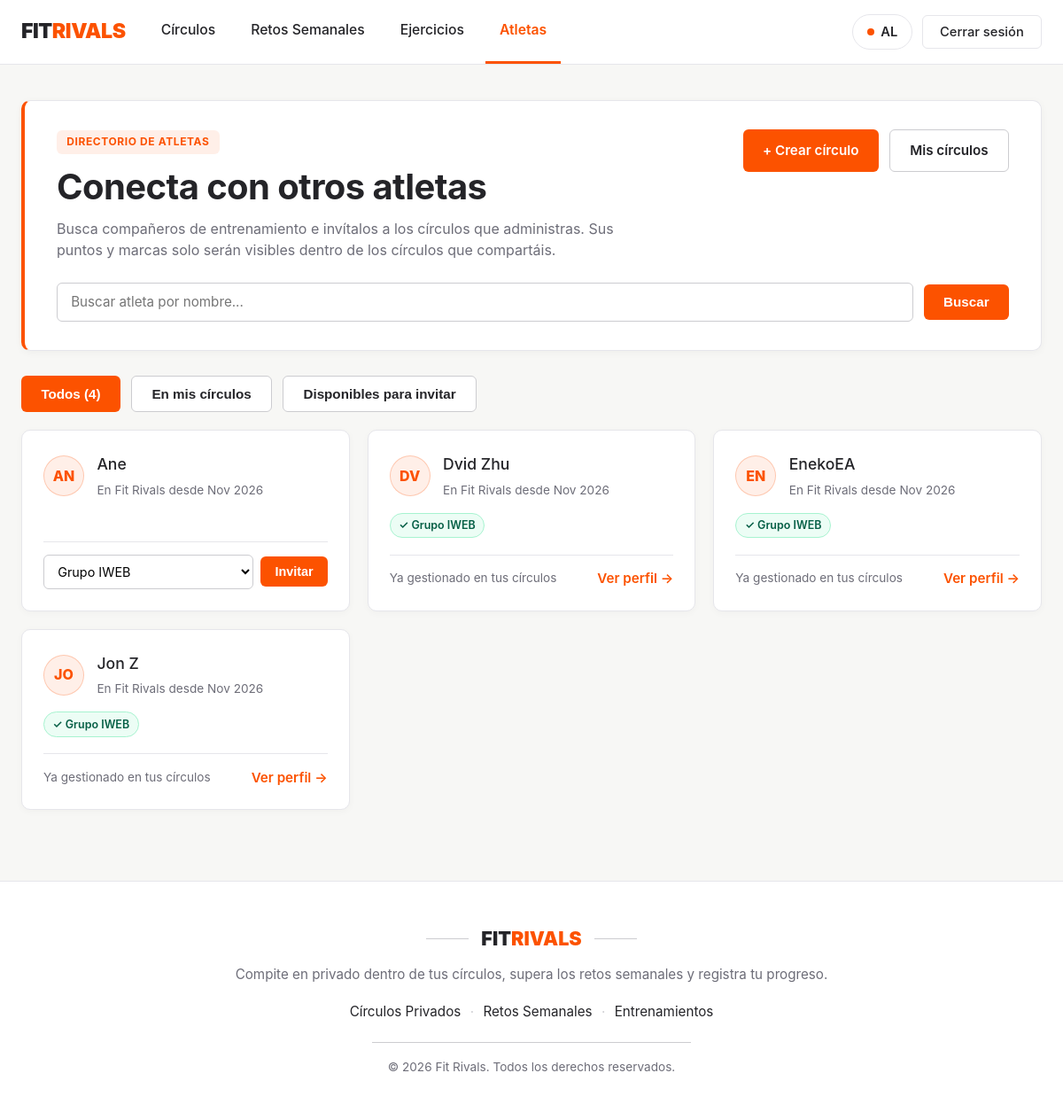
/usuarios/ (signed in), run on the app's committed database.
### FitrivalsApp/models.py (models this page shows, shortened)
class Usuario(models.Model):
    nombre = models.CharField(max_length=100, unique=True)
    email = models.EmailField(unique=True)
    password = models.CharField(max_length=128)
    fecha_alta = models.DateField(auto_now_add=True)
    puntos = models.IntegerField(default=0)

class Circulo(models.Model):
    nombre = models.CharField(max_length=100)
    descripcion = models.TextField(blank=True, default='')
    anfitrion = models.ForeignKey(Usuario, on_delete=models.CASCADE, related_name='circulos_creados')
    miembros = models.ManyToManyField(Usuario, related_name='circulos', blank=True)
    fecha_creacion = models.DateField(auto_now_add=True)

### FitrivalsApp/views.py (the view)
# urls.py: path('usuarios/', views.lista_usuarios, name='lista_usuarios'),
def lista_usuarios(request):
    usuario_id = request.session.get('usuario_id')
    if not usuario_id:
        return redirect('login_usuario')
    yo = get_object_or_404(Usuario, pk=usuario_id)
    query = request.GET.get('q', '').strip()
    atletas_qs = Usuario.objects.exclude(pk=yo.pk).order_by('nombre')
    if query:
        atletas_qs = atletas_qs.filter(nombre__icontains=query)
    paginator = Paginator(atletas_qs, 6)
    pagina = paginator.get_page(request.GET.get('page'))
    mis_circulos = list(yo.circulos.prefetch_related('miembros').order_by('nombre'))
    mis_circulos_anfitrion = [c for c in mis_circulos if c.anfitrion_id == yo.id]
    pendientes_qs = InvitacionCirculo.objects.filter(
        circulo__anfitrion=yo,
        estado='PENDIENTE'
    ).select_related('circulo')
    pendientes_por_usuario = {}
    for inv in pendientes_qs:
        pendientes_por_usuario.setdefault(inv.invitado_id, []).append(inv.circulo)
    for atleta in pagina:
        compartidos = [
            c for c in mis_circulos
            if any(m.id == atleta.id for m in c.miembros.all())
        ]
        pendientes = pendientes_por_usuario.get(atleta.id, [])
        ids_ocupados = {c.id for c in compartidos} | {c.id for c in pendientes}
        invitables = [c for c in mis_circulos_anfitrion if c.id not in ids_ocupados]
        atleta.circulos_compartidos = compartidos
        atleta.invitaciones_pendientes = pendientes
        atleta.circulos_invitables = invitables
    return render(request, 'usuarios/lista.html', {
        'atletas': pagina,
        'pagina': pagina,
        'query': query,
        'mis_circulos_anfitrion': mis_circulos_anfitrion,
    })

### FitrivalsApp/templates/usuarios/lista.html (shortened to what this page needs)
{% extends 'base.html' %}
{% block content %}
    <div class="hero-card" style="margin-bottom: 1.75rem;">
        <div style="display: flex; flex-wrap: wrap; justify-content: space-between; align-items: flex-start; gap: 1rem;">
            <div style="flex: 1; min-width: 260px;">
                <span class="badge-orange">DIRECTORIO DE ATLETAS</span>
                <h1>Conecta con otros atletas</h1>
                <p style="margin-bottom: 1rem;">
                    Busca compañeros de entrenamiento e invítalos a los círculos que administras. Sus puntos y marcas solo serán visibles dentro de los círculos que compartáis.
                </p>
            </div>
            <div class="hero-actions">
                <a href="{% url 'crear_circulo' %}" class="btn-primary-strava">+ Crear círculo</a>
                <a href="{% url 'lista_circulos' %}" class="btn-secondary-strava">Mis círculos</a>
            </div>
        </div>
        <form method="get" action="{% url 'lista_usuarios' %}" style="display: flex; flex-wrap: wrap; gap: 0.75rem; align-items: center; margin-top: 0.5rem;">
            <input type="text"
                   id="buscador-atletas"
                   name="q"
                   value="{{ query }}"
                   placeholder="Buscar atleta por nombre..."
                   style="flex: 1; min-width: 220px; padding: 0.7rem 0.95rem; border-radius: 6px; border: 1px solid var(--border-strong); font-family: inherit; font-size: 0.95rem;">
            <button type="submit" class="btn-primary-strava">Buscar</button>
        </form>
    </div>
    <div class="section-header" style="margin-bottom: 1.25rem;">
        <div class="hero-actions" id="filtros-atletas">
            <button type="button" class="btn-primary-strava filtro-btn" data-filtro="todos">
                Todos ({{ pagina.paginator.count }})
            </button>
            <button type="button" class="btn-secondary-strava filtro-btn" data-filtro="compartidos">
                En mis círculos
            </button>
            {% if mis_circulos_anfitrion %}
                <button type="button" class="btn-secondary-strava filtro-btn" data-filtro="invitables">
                    Disponibles para invitar
                </button>
            {% endif %}
        </div>
    </div>
    <div class="dashboard-grid" id="grid-atletas">
        {% for atleta in atletas %}
            <article class="info-card tarjeta-atleta"
                     data-nombre="{{ atleta.nombre|lower }}"
                     data-compartido="{% if atleta.circulos_compartidos %}si{% else %}no{% endif %}"
                     data-invitable="{% if atleta.circulos_invitables %}si{% else %}no{% endif %}">
                <div>
                    <div style="display: flex; align-items: center; gap: 0.9rem; margin-bottom: 0.9rem;">
                        <div style="width: 46px; height: 46px; border-radius: 50%; background-color: var(--strava-orange-soft); color: var(--strava-orange); border: 1px solid rgba(252, 82, 0, 0.25); display: flex; align-items: center; justify-content: center; font-weight: 800; font-size: 1rem; flex-shrink: 0;">
                            {{ atleta.nombre|slice:":2"|upper }}
                        </div>
                        <div style="min-width: 0;">
                            <h3 style="margin: 0 0 0.15rem;">
                                <a href="{% url 'detalle_usuario' atleta.pk %}" style="color: var(--text-dark);">{{ atleta.nombre }}</a>
                            </h3>
                            <span style="font-size: 0.85rem; color: var(--text-muted);">
                                En Fit Rivals desde {{ atleta.fecha_alta|date:"M Y" }}
                            </span>
                        </div>
                    </div>
                    {% if atleta.circulos_compartidos %}
                        <div style="margin-bottom: 0.75rem; display: flex; flex-wrap: wrap; gap: 0.35rem;">
                            {% for c in atleta.circulos_compartidos %}
                                <span style="padding: 0.22rem 0.6rem; background: #ECFDF5; color: #065F46; border: 1px solid #A7F3D0; border-radius: 999px; font-size: 0.78rem; font-weight: 600;">
                                    ✓ {{ c.nombre }}
                                </span>
                            {% endfor %}
                        </div>
                    {% endif %}
                </div>
                <div style="border-top: 1px solid var(--border-light); padding-top: 0.9rem; margin-top: 0.4rem;">
                    {% if atleta.circulos_invitables %}
                        <form method="post" action="{% url 'invitar_circulo' %}" style="display: flex; gap: 0.5rem; align-items: center;">
                            <select name="circulo_id" style="flex: 1; min-width: 0; padding: 0.55rem 0.7rem; border-radius: 6px; border: 1px solid var(--border-strong); font-family: inherit; font-size: 0.9rem; background: #fff;">
                                {% for c in atleta.circulos_invitables %}
                                    <option value="{{ c.pk }}">{{ c.nombre }}</option>
                                {% endfor %}
                            </select>
                            <button type="submit" class="btn-primary-strava" style="padding: 0.55rem 1rem; font-size: 0.9rem;">
                                Invitar
                            </button>
                        </form>
                    {% elif mis_circulos_anfitrion %}
                        <div style="display: flex; justify-content: space-between; align-items: center;">
                            <span style="font-size: 0.85rem; color: var(--text-muted);">Ya gestionado en tus círculos</span>
                            <a href="{% url 'detalle_usuario' atleta.pk %}" class="card-link">Ver perfil &rarr;</a>
                        </div>
                    {% else %}
                        <a href="{% url 'detalle_usuario' atleta.pk %}" class="card-link">Ver perfil &rarr;</a>
                    {% endif %}
                </div>
            </article>
        {% empty %}
            <div class="info-card">
                <p style="margin: 0;">No se han encontrado atletas con ese nombre.</p>
            </div>
        {% endfor %}
    </div>
{% endblock %}

### FitrivalsApp/static/css/estilos.css (style rules this page uses)
:root { --strava-orange: #FC5200; --strava-orange-hover: #E04A00; --strava-orange-soft: rgba(252, 82, 0, 0.09); --bg-page: #F7F7F5; --bg-white: #FFFFFF; --bg-soft: #F3F2EE; --text-dark: #242428; --text-muted: #6D6D78; --border-light: #E6E6EB; --border-strong: #CCCCD0; --radius: 10px; }
*, *::before, *::after { box-sizing: border-box; }
html { scroll-behavior: smooth; }
html, body { margin: 0; padding: 0; min-height: 100%; background-color: var(--bg-page); color: var(--text-dark); font-family: "Inter", system-ui, -apple-system, "Segoe UI", Roboto, Helvetica, Arial, sans-serif; font-size: 1rem; line-height: 1.55; -webkit-font-smoothing: antialiased; }
h1 { margin: 0 0 0.75rem; font-size: clamp(1.9rem, 4vw, 2.5rem); font-weight: 700; line-height: 1.15; letter-spacing: -0.015em; color: var(--text-dark); }
h3 { margin: 0 0 0.5rem; font-size: 1.1rem; font-weight: 600; color: var(--text-dark); }
a { color: var(--strava-orange); font-weight: 500; text-decoration: none; }
.btn-primary-strava { display: inline-flex; align-items: center; justify-content: center; gap: 0.45rem; padding: 0.7rem 1.4rem; background-color: var(--strava-orange); color: #FFFFFF; font-size: 0.95rem; font-weight: 600; border: none; border-radius: 6px; cursor: pointer; text-decoration: none; transition: background-color 0.15s ease, transform 0.1s ease; }
.btn-secondary-strava { display: inline-flex; align-items: center; justify-content: center; gap: 0.45rem; padding: 0.7rem 1.4rem; background-color: #FFFFFF; color: var(--text-dark); font-size: 0.95rem; font-weight: 600; border: 1px solid var(--border-strong); border-radius: 6px; cursor: pointer; text-decoration: none; transition: border-color 0.15s ease, background-color 0.15s ease; }
.hero-card { background-color: #FFFFFF; border: 1px solid var(--border-light); border-left: 4px solid var(--strava-orange); border-radius: var(--radius); padding: 2rem 2.25rem; box-shadow: 0 2px 10px rgba(0, 0, 0, 0.04); }
.badge-orange { display: inline-block; padding: 0.28rem 0.7rem; margin-bottom: 0.85rem; background-color: var(--strava-orange-soft); color: var(--strava-orange); font-size: 0.75rem; font-weight: 700; letter-spacing: 0.05em; border-radius: 6px; text-transform: uppercase; }
.hero-card p { margin: 0 0 1.25rem; color: var(--text-muted); max-width: 680px; }
.hero-actions { display: flex; flex-wrap: wrap; gap: 0.75rem; }
.dashboard-grid { display: grid; grid-template-columns: repeat(auto-fit, minmax(290px, 1fr)); gap: 1.25rem; }
.info-card { display: flex; flex-direction: column; justify-content: space-between; background-color: #FFFFFF; border: 1px solid var(--border-light); border-radius: var(--radius); padding: 1.5rem; box-shadow: 0 2px 8px rgba(0, 0, 0, 0.03); transition: border-color 0.15s ease, box-shadow 0.15s ease; }
.card-link { font-size: 0.95rem; font-weight: 600; color: var(--strava-orange); }
.section-header { display: flex; flex-wrap: wrap; align-items: center; justify-content: space-between; gap: 1rem; margin-bottom: 1.5rem; }

### data on the page
Usuario: nombre "AN", nombre "Ane", fecha_alta "Nov 2026"
Usuario: nombre "DV", nombre "Dvid Zhu", fecha_alta "Nov 2026", shows "Ya gestionado en tus círculos"
Circulo: nombre "Grupo IWEB"
Usuario: nombre "EN", nombre "EnekoEA", fecha_alta "Nov 2026", shows "Ya gestionado en tus círculos"
Usuario: nombre "JO", nombre "Jon Z", fecha_alta "Nov 2026", shows "Ya gestionado en tus círculos"

### other printed values
{{ request.session.usuario_nombre }} "AL"
{{ pagina.paginator.count }} "4"
form field circulo_id "Grupo IWEB"
